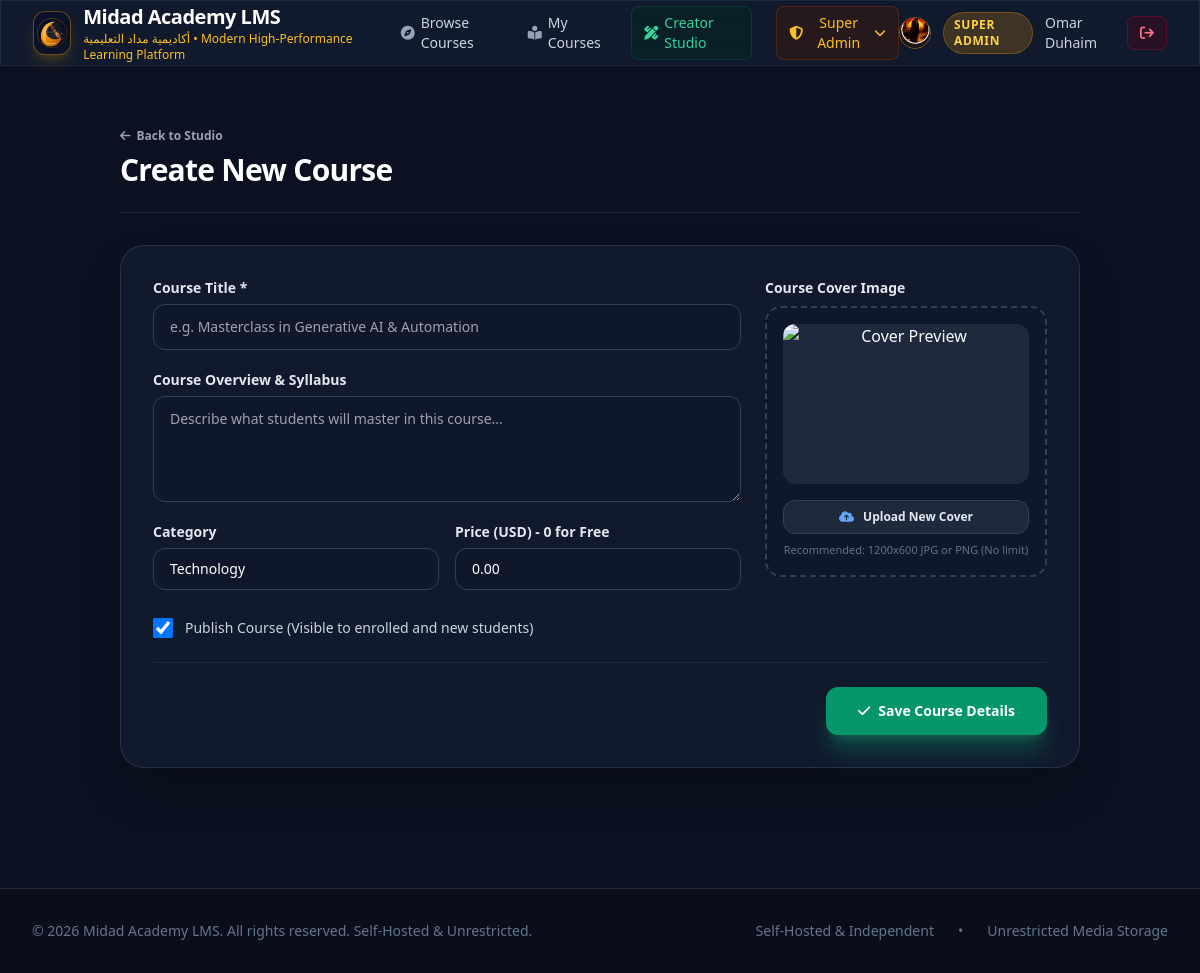
The page /studio/course/new (signed in) on the database its author committed.
### tables this page shows
CREATE TABLE settings (
        key TEXT PRIMARY KEY,
        value TEXT NOT NULL
    );

CREATE TABLE users (
        id INTEGER PRIMARY KEY AUTOINCREMENT,
        email TEXT UNIQUE NOT NULL,
        name TEXT NOT NULL,
        password_hash TEXT NOT NULL,
        role TEXT NOT NULL DEFAULT 'student',
        created_at TIMESTAMP DEFAULT CURRENT_TIMESTAMP
    );

### app.py (the view, shortened to what this page needs)
@app.route("/studio/course/new", methods=["GET", "POST"])
@instructor_required
def new_course():
    return render_template("course_editor.html", course=None)

### app.py (called while the page is built)
@app.context_processor
def inject_global_data():
    settings = db.get_settings()
    current_user = None
    if "user_id" in session:
        current_user = db.get_user_by_id(session["user_id"])
    return dict(settings=settings, current_user=current_user)

def instructor_required(f):
    @wraps(f)
    def decorated_function(*args, **kwargs):
        if "user_id" not in session:
            flash("Please sign in to access the Creator Studio.", "warning")
            return redirect(url_for("login", next=request.url))
        user = db.get_user_by_id(session["user_id"])
        if not user or user["role"] not in ["instructor", "super_admin"]:
            abort(403, description="Access Restricted: Only designated Course Creators can access the studio.")
        return f(*args, **kwargs)
    return decorated_function

### database.py (called while the page is built)
def get_db_connection():
    conn = sqlite3.connect(DB_PATH)
    conn.row_factory = sqlite3.Row
    conn.execute("PRAGMA foreign_keys = ON")
    return conn

def get_settings():
    conn = get_db_connection()
    rows = conn.execute("SELECT key, value FROM settings").fetchall()
    conn.close()
    return {row["key"]: row["value"] for row in rows}

def get_user_by_id(user_id):
    conn = get_db_connection()
    user = conn.execute("SELECT * FROM users WHERE id = ?", (user_id,)).fetchone()
    conn.close()
    return user

### templates/course_editor.html (shortened to what this page needs)
{% extends "base.html" %}
{% block content %}
<div class="max-w-5xl mx-auto px-4 sm:px-6 lg:px-8 py-10">
    <div class="flex items-center justify-between pb-6 border-b border-slate-800">
        <div>
            <a href="{{ url_for('studio') }}" class="text-xs font-semibold text-slate-400 hover:text-white mb-2 inline-flex items-center gap-1.5">
                <i class="fa-solid fa-arrow-left"></i> Back to Studio
            </a>
            <h1 class="text-2xl sm:text-3xl font-bold text-white tracking-tight">
                {% if course %}Course Editor: {{ course.title }}{% else %}Create New Course{% endif %}
            </h1>
        </div>
    </div>
    <form method="POST" enctype="multipart/form-data" class="mt-8 space-y-6 glass-card p-6 sm:p-8 rounded-3xl border border-slate-700/60 shadow-2xl">
        <div class="grid grid-cols-1 md:grid-cols-3 gap-6">
            <div class="md:col-span-2 space-y-5">
                <div>
                    <label for="title" class="block text-sm font-semibold text-slate-200">Course Title *</label>
                    <input type="text" id="title" name="title" value="{{ course.title if course else '' }}" required
                           class="mt-1.5 block w-full px-4 py-3 bg-slate-900 border border-slate-700 rounded-xl text-white text-sm focus:ring-2 focus:ring-emerald-500 focus:outline-none"
                           placeholder="e.g. Masterclass in Generative AI & Automation">
                </div>
                <div>
                    <label for="description" class="block text-sm font-semibold text-slate-200">Course Overview & Syllabus</label>
                    <textarea id="description" name="description" rows="4"
                              class="mt-1.5 block w-full px-4 py-3 bg-slate-900 border border-slate-700 rounded-xl text-white text-sm focus:ring-2 focus:ring-emerald-500 focus:outline-none"
                              placeholder="Describe what students will master in this course...">{{ course.description if course else '' }}</textarea>
                </div>
                <div class="grid grid-cols-1 sm:grid-cols-2 gap-4">
                    <div>
                        <label for="category" class="block text-sm font-semibold text-slate-200">Category</label>
                        <input type="text" id="category" name="category" value="{{ course.category if course else 'Technology' }}"
                               class="mt-1.5 block w-full px-4 py-2.5 bg-slate-900 border border-slate-700 rounded-xl text-white text-sm focus:ring-2 focus:ring-emerald-500 focus:outline-none">
                    </div>
                    <div>
                        <label for="price" class="block text-sm font-semibold text-slate-200">Price (USD) - 0 for Free</label>
                        <input type="number" step="0.01" id="price" name="price" value="{{ course.price if course else '0.00' }}"
                               class="mt-1.5 block w-full px-4 py-2.5 bg-slate-900 border border-slate-700 rounded-xl text-white text-sm focus:ring-2 focus:ring-emerald-500 focus:outline-none">
                    </div>
                </div>
                <div class="flex items-center space-x-3 pt-2">
                    <input type="checkbox" id="is_published" name="is_published" value="1"
                           {% if not course or course.is_published %}checked{% endif %}
                           class="w-5 h-5 rounded bg-slate-900 border-slate-700 text-emerald-600 focus:ring-emerald-500">
                    <label for="is_published" class="text-sm font-medium text-slate-300">
                        Publish Course (Visible to enrolled and new students)
                    </label>
                </div>
            </div>
            <div>
                <label class="block text-sm font-semibold text-slate-200 mb-2">Course Cover Image</label>
                <div class="rounded-2xl border-2 border-dashed border-slate-700 p-4 text-center bg-slate-900/60">
                    <img id="cover_preview" src="{{ course.cover_image if course else 'https://images.unsplash.com/photo-1516321318423-f06f85e504b3?w=800&auto=format&fit=crop&q=80' }}"
                         alt="Cover Preview" class="w-full h-40 object-cover rounded-xl mb-4 bg-slate-800">
                    <label class="cursor-pointer px-4 py-2 rounded-xl bg-slate-800 hover:bg-slate-700 text-xs font-semibold text-slate-200 transition border border-slate-700 block">
                        <i class="fa-solid fa-cloud-arrow-up mr-1.5 text-blue-400"></i> Upload New Cover
                    </label>
                    <p class="text-[11px] text-slate-500 mt-2">Recommended: 1200x600 JPG or PNG (No limit)</p>
                </div>
            </div>
        </div>
        <div class="pt-6 border-t border-slate-800 flex items-center justify-between">
            <button type="submit" class="px-8 py-3.5 rounded-xl bg-emerald-600 hover:bg-emerald-500 text-white font-bold text-sm shadow-xl shadow-emerald-500/30 transition flex items-center gap-2">
                <i class="fa-solid fa-check"></i> Save Course Details
            </button>
        </div>
    </form>
</div>
{% endblock %}

### templates/base.html (shortened to what this page needs)
<!DOCTYPE html>
<html lang="en">
<head>
    <script src="https://cdn.tailwindcss.com"></script>
    <link rel="stylesheet" href="https://cdnjs.cloudflare.com/ajax/libs/font-awesome/6.4.0/css/all.min.css">
</head>
<body class="min-h-screen flex flex-col antialiased">
    <header class="sticky top-0 z-50 glass-card border-b border-slate-800">
        <div class="max-w-7xl mx-auto px-4 sm:px-6 lg:px-8">
            <div class="flex items-center justify-between h-16">
                <a href="{{ url_for('index') }}" class="flex items-center space-x-3 group">
                    <div class="w-11 h-11 rounded-xl bg-[#0A1128] border border-amber-500/40 p-0.5 flex items-center justify-center shadow-lg shadow-amber-500/20 group-hover:scale-105 transition overflow-hidden">
                        <img src="{{ url_for('static', filename='images/midad_logo.svg') }}" alt="Midad Academy LMS Logo" class="w-full h-full object-contain">
                    </div>
                    <div>
                        <span class="text-xl font-bold tracking-tight text-white block">{{ settings.site_name }}</span>
                        <span class="text-xs text-amber-400 font-medium hidden sm:block">{{ settings.tagline }}</span>
                    </div>
                </a>
                <nav class="hidden md:flex items-center space-x-6">
                    <a href="{{ url_for('index') }}" class="text-sm font-medium text-slate-300 hover:text-white transition flex items-center gap-1.5">
                        <i class="fa-solid fa-compass text-slate-400"></i> Browse Courses
                    </a>
                    {% if current_user %}
                        <a href="{{ url_for('my_learning') }}" class="text-sm font-medium text-slate-300 hover:text-white transition flex items-center gap-1.5">
                            <i class="fa-solid fa-book-open-reader text-slate-400"></i> My Courses
                        </a>
                        {% if current_user.role in ['instructor', 'super_admin'] %}
                        <a href="{{ url_for('studio') }}" class="text-sm font-medium text-emerald-400 hover:text-emerald-300 transition flex items-center gap-1.5 bg-emerald-950/40 px-3 py-1.5 rounded-lg border border-emerald-800/40">
                            <i class="fa-solid fa-pen-ruler"></i> Creator Studio
                        </a>
                        {% endif %}
                        {% if current_user.role == 'super_admin' %}
                        <div class="relative group">
                            <button class="text-sm font-medium text-amber-400 hover:text-amber-300 transition flex items-center gap-1.5 bg-amber-950/40 px-3 py-1.5 rounded-lg border border-amber-800/40">
                                <i class="fa-solid fa-shield-halved"></i> Super Admin <i class="fa-solid fa-chevron-down text-xs"></i>
                            </button>
                        </div>
                        {% endif %}
                    {% endif %}
                </nav>
                <div class="flex items-center space-x-3">
                    {% if current_user %}
                        <div class="flex items-center space-x-3">
                            <img src="{{ url_for('static', filename='images/omar_avatar.png') }}" alt="Avatar" class="w-8 h-8 rounded-full object-cover border border-amber-500/50">
                            <span class="text-xs font-semibold px-2.5 py-1 rounded-full uppercase tracking-wider
                                {% if current_user.role == 'super_admin' %} bg-amber-500/20 text-amber-300 border border-amber-500/30
                                {% elif current_user.role == 'instructor' %} bg-emerald-500/20 text-emerald-300 border border-emerald-500/30
                                {% else %} bg-slate-700/50 text-slate-300 border border-slate-600/30 {% endif %}">
                                {{ current_user.role | replace('_', ' ') }}
                            </span>
                            <span class="text-sm font-medium text-slate-300 hidden lg:inline">{{ current_user.name }}</span>
                            <a href="{{ url_for('logout') }}" class="text-sm font-medium text-rose-400 hover:text-rose-300 transition bg-rose-950/40 px-3 py-1.5 rounded-lg border border-rose-800/40" title="Sign Out">
                                <i class="fa-solid fa-arrow-right-from-bracket"></i>
                            </a>
                        </div>
                    {% endif %}
                </div>
            </div>
        </div>
    </header>
    <main class="flex-grow">
        {% block content %}{% endblock %}
    </main>
    <footer class="mt-20 border-t border-slate-800 bg-[#090e1a] py-8">
        <div class="max-w-7xl mx-auto px-4 sm:px-6 lg:px-8 flex flex-col md:flex-row items-center justify-between text-sm text-slate-500 gap-4">
            <p>{{ settings.footer_text }}</p>
            <div class="flex items-center space-x-6">
                <span>Self-Hosted & Independent</span>
                <span>•</span>
                <span>Unrestricted Media Storage</span>
            </div>
        </div>
    </footer>
</body>
</html>

### templates/base.html (style rules this page uses)
body { background-color: #0b1120; color: #f8fafc; font-family: system-ui, -apple-system, sans-serif; }
.glass-card { background: rgba(21, 31, 50, 0.7); backdrop-filter: blur(12px); border: 1px solid rgba(255, 255, 255, 0.08); }

### rows shown on the page
settings: site_name "Midad Academy LMS"
settings: tagline "أكاديمية مداد التعليمية • Modern High-Performance Learning Platform"
users: role "SUPER ADMIN", name "Omar Duhaim"
settings: footer_text "© 2026 Midad Academy LMS. All rights reserved. Self-Hosted & Unrestricted."
